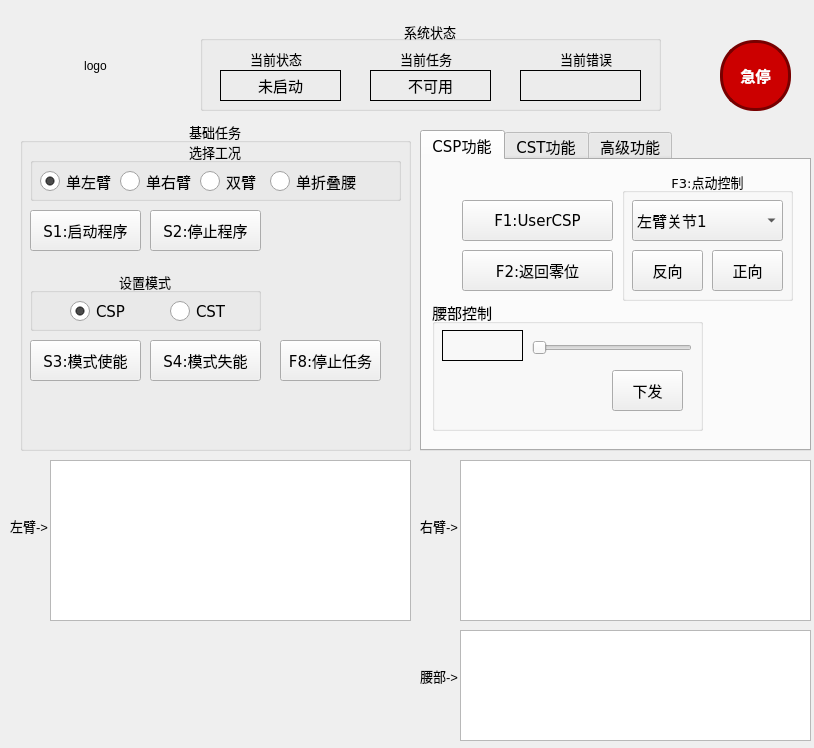
<?xml version="1.0" encoding="UTF-8"?>
<ui version="4.0">
 <class>MainWindow</class>
 <widget class="QMainWindow" name="MainWindow">
  <property name="geometry">
   <rect>
    <x>0</x>
    <y>0</y>
    <width>814</width>
    <height>748</height>
   </rect>
  </property>
  <property name="windowTitle">
   <string>双臂测试程序r1.0</string>
  </property>
  <widget class="QWidget" name="centralwidget">
   <widget class="QTabWidget" name="tabWidget">
    <property name="geometry">
     <rect>
      <x>420</x>
      <y>130</y>
      <width>391</width>
      <height>321</height>
     </rect>
    </property>
    <property name="minimumSize">
     <size>
      <width>0</width>
      <height>200</height>
     </size>
    </property>
    <property name="font">
     <font>
      <family>DejaVu Sans</family>
      <pointsize>11</pointsize>
      <weight>50</weight>
      <bold>false</bold>
     </font>
    </property>
    <property name="currentIndex">
     <number>0</number>
    </property>
    <widget class="QWidget" name="keyboardcontroller">
     <attribute name="title">
      <string>CSP功能</string>
     </attribute>
     <widget class="QGroupBox" name="groupBox_3">
      <property name="geometry">
       <rect>
        <x>200</x>
        <y>10</y>
        <width>171</width>
        <height>131</height>
       </rect>
      </property>
      <property name="font">
       <font>
        <family>DejaVu Sans</family>
        <pointsize>10</pointsize>
        <weight>50</weight>
        <bold>false</bold>
       </font>
      </property>
      <property name="layoutDirection">
       <enum>Qt::LeftToRight</enum>
      </property>
      <property name="title">
       <string>F3:点动控制</string>
      </property>
      <property name="alignment">
       <set>Qt::AlignCenter</set>
      </property>
      <widget class="QComboBox" name="comboBox">
       <property name="geometry">
        <rect>
         <x>10</x>
         <y>30</y>
         <width>151</width>
         <height>41</height>
        </rect>
       </property>
       <property name="font">
        <font>
         <family>DejaVu Sans</family>
         <pointsize>11</pointsize>
         <weight>50</weight>
         <bold>false</bold>
        </font>
       </property>
       <property name="editable">
        <bool>false</bool>
       </property>
       <property name="currentText">
        <string comment="11" extracomment="111">左臂关节1</string>
       </property>
       <item>
        <property name="text">
         <string>左臂关节1</string>
        </property>
       </item>
       <item>
        <property name="text">
         <string>左臂关节2</string>
        </property>
       </item>
       <item>
        <property name="text">
         <string>左臂关节3</string>
        </property>
       </item>
       <item>
        <property name="text">
         <string>左臂关节4</string>
        </property>
       </item>
       <item>
        <property name="text">
         <string>左臂关节5</string>
        </property>
       </item>
       <item>
        <property name="text">
         <string>左臂关节6</string>
        </property>
       </item>
       <item>
        <property name="text">
         <string>左臂关节7</string>
        </property>
       </item>
       <item>
        <property name="text">
         <string>右臂关节1</string>
        </property>
       </item>
       <item>
        <property name="text">
         <string>右臂关节2</string>
        </property>
       </item>
       <item>
        <property name="text">
         <string>右臂关节3</string>
        </property>
       </item>
       <item>
        <property name="text">
         <string>右臂关节4</string>
        </property>
       </item>
       <item>
        <property name="text">
         <string>右臂关节5</string>
        </property>
       </item>
       <item>
        <property name="text">
         <string>右臂关节6</string>
        </property>
       </item>
       <item>
        <property name="text">
         <string>右臂关节7</string>
        </property>
       </item>
       <item>
        <property name="text">
         <string>腰部关节1</string>
        </property>
       </item>
       <item>
        <property name="text">
         <string>腰部关节2</string>
        </property>
       </item>
       <item>
        <property name="text">
         <string>腰部关节3</string>
        </property>
       </item>
       <item>
        <property name="text">
         <string>腰部关节4</string>
        </property>
       </item>
      </widget>
      <widget class="QPushButton" name="btn_reverse">
       <property name="geometry">
        <rect>
         <x>10</x>
         <y>80</y>
         <width>71</width>
         <height>41</height>
        </rect>
       </property>
       <property name="font">
        <font>
         <pointsize>11</pointsize>
        </font>
       </property>
       <property name="text">
        <string>反向</string>
       </property>
      </widget>
      <widget class="QPushButton" name="btn_forward">
       <property name="geometry">
        <rect>
         <x>90</x>
         <y>80</y>
         <width>71</width>
         <height>41</height>
        </rect>
       </property>
       <property name="font">
        <font>
         <pointsize>11</pointsize>
        </font>
       </property>
       <property name="text">
        <string>正向</string>
       </property>
      </widget>
     </widget>
     <widget class="QPushButton" name="btn_f1">
      <property name="geometry">
       <rect>
        <x>40</x>
        <y>40</y>
        <width>151</width>
        <height>41</height>
       </rect>
      </property>
      <property name="font">
       <font>
        <pointsize>11</pointsize>
       </font>
      </property>
      <property name="text">
       <string>F1:UserCSP</string>
      </property>
     </widget>
     <widget class="QPushButton" name="btn_f2">
      <property name="geometry">
       <rect>
        <x>40</x>
        <y>90</y>
        <width>151</width>
        <height>41</height>
       </rect>
      </property>
      <property name="font">
       <font>
        <family>DejaVu Sans</family>
        <pointsize>11</pointsize>
        <weight>50</weight>
        <bold>false</bold>
       </font>
      </property>
      <property name="text">
       <string>F2:返回零位</string>
      </property>
     </widget>
     <widget class="QGroupBox" name="groupBox_2">
      <property name="geometry">
       <rect>
        <x>10</x>
        <y>140</y>
        <width>271</width>
        <height>131</height>
       </rect>
      </property>
      <property name="title">
       <string>腰部控制</string>
      </property>
      <widget class="QSlider" name="waist_target_slider">
       <property name="geometry">
        <rect>
         <x>100</x>
         <y>40</y>
         <width>160</width>
         <height>16</height>
        </rect>
       </property>
       <property name="minimum">
        <number>225</number>
       </property>
       <property name="maximum">
        <number>600</number>
       </property>
       <property name="orientation">
        <enum>Qt::Horizontal</enum>
       </property>
      </widget>
      <widget class="QLabel" name="waist_target_show">
       <property name="geometry">
        <rect>
         <x>10</x>
         <y>30</y>
         <width>81</width>
         <height>31</height>
        </rect>
       </property>
       <property name="font">
        <font>
         <family>DejaVu Sans</family>
         <pointsize>11</pointsize>
         <weight>50</weight>
         <bold>false</bold>
        </font>
       </property>
       <property name="frameShape">
        <enum>QFrame::Box</enum>
       </property>
       <property name="text">
        <string/>
       </property>
       <property name="alignment">
        <set>Qt::AlignCenter</set>
       </property>
      </widget>
      <widget class="QPushButton" name="btn_send_waist_target">
       <property name="geometry">
        <rect>
         <x>180</x>
         <y>70</y>
         <width>71</width>
         <height>41</height>
        </rect>
       </property>
       <property name="font">
        <font>
         <pointsize>11</pointsize>
        </font>
       </property>
       <property name="text">
        <string>下发</string>
       </property>
      </widget>
     </widget>
    </widget>
    <widget class="QWidget" name="tab">
     <attribute name="title">
      <string>CST功能</string>
     </attribute>
     <widget class="QPushButton" name="btn_f4">
      <property name="geometry">
       <rect>
        <x>10</x>
        <y>20</y>
        <width>111</width>
        <height>41</height>
       </rect>
      </property>
      <property name="font">
       <font>
        <pointsize>11</pointsize>
       </font>
      </property>
      <property name="text">
       <string>F4:UserCST</string>
      </property>
     </widget>
     <widget class="QPushButton" name="btn_f6">
      <property name="geometry">
       <rect>
        <x>10</x>
        <y>80</y>
        <width>111</width>
        <height>41</height>
       </rect>
      </property>
      <property name="font">
       <font>
        <pointsize>11</pointsize>
       </font>
      </property>
      <property name="text">
       <string>F6:关节阻抗</string>
      </property>
     </widget>
     <widget class="QCheckBox" name="btn_f5">
      <property name="geometry">
       <rect>
        <x>140</x>
        <y>20</y>
        <width>121</width>
        <height>41</height>
       </rect>
      </property>
      <property name="font">
       <font>
        <pointsize>11</pointsize>
       </font>
      </property>
      <property name="text">
       <string>F5:零力拖动</string>
      </property>
     </widget>
     <widget class="QLabel" name="label_4">
      <property name="geometry">
       <rect>
        <x>10</x>
        <y>130</y>
        <width>251</width>
        <height>41</height>
       </rect>
      </property>
      <property name="font">
       <font>
        <pointsize>9</pointsize>
       </font>
      </property>
      <property name="styleSheet">
       <string notr="true">color: gray;</string>
      </property>
      <property name="text">
       <string>注意：笛卡尔阻抗控制功能
在奇异点附近存在非预期运动</string>
      </property>
      <property name="alignment">
       <set>Qt::AlignCenter</set>
      </property>
     </widget>
     <widget class="QPushButton" name="btn_f7">
      <property name="geometry">
       <rect>
        <x>140</x>
        <y>80</y>
        <width>111</width>
        <height>41</height>
       </rect>
      </property>
      <property name="font">
       <font>
        <pointsize>11</pointsize>
       </font>
      </property>
      <property name="text">
       <string>F7:笛卡尔阻抗</string>
      </property>
     </widget>
    </widget>
    <widget class="QWidget" name="tab_2">
     <attribute name="title">
      <string>高级功能</string>
     </attribute>
     <widget class="QGroupBox" name="groupBox_4">
      <property name="geometry">
       <rect>
        <x>70</x>
        <y>80</y>
        <width>131</width>
        <height>81</height>
       </rect>
      </property>
      <property name="font">
       <font>
        <pointsize>10</pointsize>
       </font>
      </property>
      <property name="title">
       <string>若零位出现漂移</string>
      </property>
      <property name="alignment">
       <set>Qt::AlignCenter</set>
      </property>
      <widget class="QPushButton" name="btn_s5">
       <property name="geometry">
        <rect>
         <x>10</x>
         <y>30</y>
         <width>111</width>
         <height>41</height>
        </rect>
       </property>
       <property name="font">
        <font>
         <family>DejaVu Sans</family>
         <pointsize>11</pointsize>
         <weight>50</weight>
         <bold>false</bold>
        </font>
       </property>
       <property name="text">
        <string>S5:修复零位</string>
       </property>
      </widget>
     </widget>
    </widget>
   </widget>
   <widget class="QTableWidget" name="statusTable_right">
    <property name="geometry">
     <rect>
      <x>460</x>
      <y>460</y>
      <width>351</width>
      <height>161</height>
     </rect>
    </property>
    <property name="minimumSize">
     <size>
      <width>300</width>
      <height>0</height>
     </size>
    </property>
    <property name="font">
     <font>
      <family>DejaVu Sans</family>
      <pointsize>11</pointsize>
      <weight>50</weight>
      <bold>false</bold>
     </font>
    </property>
    <property name="columnCount">
     <number>0</number>
    </property>
   </widget>
   <widget class="QTableWidget" name="statusTable_left">
    <property name="geometry">
     <rect>
      <x>50</x>
      <y>460</y>
      <width>361</width>
      <height>161</height>
     </rect>
    </property>
    <property name="minimumSize">
     <size>
      <width>300</width>
      <height>0</height>
     </size>
    </property>
    <property name="font">
     <font>
      <family>DejaVu Sans</family>
      <pointsize>11</pointsize>
      <weight>50</weight>
      <bold>false</bold>
     </font>
    </property>
    <property name="columnCount">
     <number>0</number>
    </property>
   </widget>
   <widget class="QLabel" name="icon_2">
    <property name="geometry">
     <rect>
      <x>10</x>
      <y>510</y>
      <width>41</width>
      <height>31</height>
     </rect>
    </property>
    <property name="font">
     <font>
      <pointsize>10</pointsize>
     </font>
    </property>
    <property name="text">
     <string>左臂-&gt;</string>
    </property>
   </widget>
   <widget class="QLabel" name="icon_3">
    <property name="geometry">
     <rect>
      <x>420</x>
      <y>510</y>
      <width>41</width>
      <height>31</height>
     </rect>
    </property>
    <property name="font">
     <font>
      <pointsize>10</pointsize>
     </font>
    </property>
    <property name="text">
     <string>右臂-&gt;</string>
    </property>
   </widget>
   <widget class="QGroupBox" name="groupBox">
    <property name="geometry">
     <rect>
      <x>20</x>
      <y>120</y>
      <width>391</width>
      <height>331</height>
     </rect>
    </property>
    <property name="font">
     <font>
      <family>DejaVu Sans</family>
      <pointsize>10</pointsize>
      <weight>50</weight>
      <bold>false</bold>
     </font>
    </property>
    <property name="title">
     <string>基础任务</string>
    </property>
    <property name="alignment">
     <set>Qt::AlignCenter</set>
    </property>
    <widget class="QPushButton" name="btn_s2">
     <property name="geometry">
      <rect>
       <x>130</x>
       <y>90</y>
       <width>111</width>
       <height>41</height>
      </rect>
     </property>
     <property name="font">
      <font>
       <family>DejaVu Sans</family>
       <pointsize>11</pointsize>
       <weight>50</weight>
       <bold>false</bold>
      </font>
     </property>
     <property name="text">
      <string>S2:停止程序</string>
     </property>
    </widget>
    <widget class="QGroupBox" name="groupBox_5">
     <property name="geometry">
      <rect>
       <x>10</x>
       <y>150</y>
       <width>231</width>
       <height>61</height>
      </rect>
     </property>
     <property name="font">
      <font>
       <family>DejaVu Sans</family>
       <pointsize>10</pointsize>
       <weight>50</weight>
       <bold>false</bold>
      </font>
     </property>
     <property name="title">
      <string>设置模式</string>
     </property>
     <property name="alignment">
      <set>Qt::AlignCenter</set>
     </property>
     <widget class="QRadioButton" name="radioButton_CSP">
      <property name="geometry">
       <rect>
        <x>40</x>
        <y>30</y>
        <width>61</width>
        <height>23</height>
       </rect>
      </property>
      <property name="font">
       <font>
        <family>DejaVu Sans</family>
        <pointsize>11</pointsize>
        <weight>50</weight>
        <bold>false</bold>
       </font>
      </property>
      <property name="styleSheet">
       <string notr="true">QRadioButton::indicator {  width: 20px; height: 20px; }</string>
      </property>
      <property name="text">
       <string>CSP</string>
      </property>
      <property name="checked">
       <bool>true</bool>
      </property>
     </widget>
     <widget class="QRadioButton" name="radioButton_CST">
      <property name="geometry">
       <rect>
        <x>140</x>
        <y>30</y>
        <width>61</width>
        <height>23</height>
       </rect>
      </property>
      <property name="font">
       <font>
        <family>DejaVu Sans</family>
        <pointsize>11</pointsize>
        <weight>50</weight>
        <bold>false</bold>
       </font>
      </property>
      <property name="styleSheet">
       <string notr="true">QRadioButton::indicator {  width: 20px; height: 20px; }</string>
      </property>
      <property name="text">
       <string>CST</string>
      </property>
     </widget>
    </widget>
    <widget class="QPushButton" name="btn_s3">
     <property name="geometry">
      <rect>
       <x>10</x>
       <y>220</y>
       <width>111</width>
       <height>41</height>
      </rect>
     </property>
     <property name="font">
      <font>
       <family>DejaVu Sans</family>
       <pointsize>11</pointsize>
       <weight>50</weight>
       <bold>false</bold>
      </font>
     </property>
     <property name="text">
      <string>S3:模式使能</string>
     </property>
    </widget>
    <widget class="QPushButton" name="btn_s4">
     <property name="geometry">
      <rect>
       <x>130</x>
       <y>220</y>
       <width>111</width>
       <height>41</height>
      </rect>
     </property>
     <property name="font">
      <font>
       <family>DejaVu Sans</family>
       <pointsize>11</pointsize>
       <weight>50</weight>
       <bold>false</bold>
      </font>
     </property>
     <property name="text">
      <string>S4:模式失能</string>
     </property>
    </widget>
    <widget class="QPushButton" name="btn_s1">
     <property name="geometry">
      <rect>
       <x>10</x>
       <y>90</y>
       <width>111</width>
       <height>41</height>
      </rect>
     </property>
     <property name="font">
      <font>
       <family>DejaVu Sans</family>
       <pointsize>11</pointsize>
       <weight>50</weight>
       <bold>false</bold>
      </font>
     </property>
     <property name="text">
      <string>S1:启动程序</string>
     </property>
    </widget>
    <widget class="QGroupBox" name="groupBox_10">
     <property name="geometry">
      <rect>
       <x>10</x>
       <y>20</y>
       <width>371</width>
       <height>61</height>
      </rect>
     </property>
     <property name="font">
      <font>
       <family>DejaVu Sans</family>
       <pointsize>10</pointsize>
       <weight>50</weight>
       <bold>false</bold>
      </font>
     </property>
     <property name="title">
      <string>选择工况</string>
     </property>
     <property name="alignment">
      <set>Qt::AlignCenter</set>
     </property>
     <widget class="QRadioButton" name="btn_left_only">
      <property name="geometry">
       <rect>
        <x>10</x>
        <y>30</y>
        <width>71</width>
        <height>23</height>
       </rect>
      </property>
      <property name="font">
       <font>
        <family>DejaVu Sans</family>
        <pointsize>11</pointsize>
        <weight>50</weight>
        <bold>false</bold>
       </font>
      </property>
      <property name="styleSheet">
       <string notr="true">QRadioButton::indicator {  width: 20px; height: 20px; }</string>
      </property>
      <property name="text">
       <string>单左臂</string>
      </property>
      <property name="checked">
       <bool>true</bool>
      </property>
     </widget>
     <widget class="QRadioButton" name="btn_right_only">
      <property name="geometry">
       <rect>
        <x>90</x>
        <y>30</y>
        <width>71</width>
        <height>23</height>
       </rect>
      </property>
      <property name="font">
       <font>
        <family>DejaVu Sans</family>
        <pointsize>11</pointsize>
        <weight>50</weight>
        <bold>false</bold>
       </font>
      </property>
      <property name="styleSheet">
       <string notr="true">QRadioButton::indicator {  width: 20px; height: 20px; }</string>
      </property>
      <property name="text">
       <string>单右臂</string>
      </property>
     </widget>
     <widget class="QRadioButton" name="btn_duo">
      <property name="geometry">
       <rect>
        <x>170</x>
        <y>30</y>
        <width>71</width>
        <height>23</height>
       </rect>
      </property>
      <property name="font">
       <font>
        <family>DejaVu Sans</family>
        <pointsize>11</pointsize>
        <weight>50</weight>
        <bold>false</bold>
       </font>
      </property>
      <property name="styleSheet">
       <string notr="true">QRadioButton::indicator {  width: 20px; height: 20px; }</string>
      </property>
      <property name="text">
       <string>双臂</string>
      </property>
     </widget>
     <widget class="QRadioButton" name="btn_waist_only">
      <property name="geometry">
       <rect>
        <x>240</x>
        <y>30</y>
        <width>91</width>
        <height>23</height>
       </rect>
      </property>
      <property name="font">
       <font>
        <family>DejaVu Sans</family>
        <pointsize>11</pointsize>
        <weight>50</weight>
        <bold>false</bold>
       </font>
      </property>
      <property name="styleSheet">
       <string notr="true">QRadioButton::indicator {  width: 20px; height: 20px; }</string>
      </property>
      <property name="text">
       <string>单折叠腰</string>
      </property>
     </widget>
    </widget>
    <widget class="QPushButton" name="btn_f8">
     <property name="geometry">
      <rect>
       <x>260</x>
       <y>220</y>
       <width>101</width>
       <height>41</height>
      </rect>
     </property>
     <property name="font">
      <font>
       <family>DejaVu Sans</family>
       <pointsize>11</pointsize>
       <weight>50</weight>
       <bold>false</bold>
      </font>
     </property>
     <property name="text">
      <string>F8:停止任务</string>
     </property>
    </widget>
   </widget>
   <widget class="QGroupBox" name="groupBox_6">
    <property name="geometry">
     <rect>
      <x>200</x>
      <y>20</y>
      <width>461</width>
      <height>91</height>
     </rect>
    </property>
    <property name="font">
     <font>
      <pointsize>10</pointsize>
     </font>
    </property>
    <property name="title">
     <string>系统状态</string>
    </property>
    <property name="alignment">
     <set>Qt::AlignCenter</set>
    </property>
    <widget class="QLabel" name="current_mode">
     <property name="geometry">
      <rect>
       <x>20</x>
       <y>50</y>
       <width>121</width>
       <height>31</height>
      </rect>
     </property>
     <property name="font">
      <font>
       <family>DejaVu Sans</family>
       <pointsize>11</pointsize>
       <weight>50</weight>
       <bold>false</bold>
      </font>
     </property>
     <property name="frameShape">
      <enum>QFrame::Box</enum>
     </property>
     <property name="text">
      <string>未启动</string>
     </property>
     <property name="alignment">
      <set>Qt::AlignCenter</set>
     </property>
    </widget>
    <widget class="QLabel" name="label">
     <property name="geometry">
      <rect>
       <x>50</x>
       <y>30</y>
       <width>67</width>
       <height>17</height>
      </rect>
     </property>
     <property name="font">
      <font>
       <pointsize>10</pointsize>
      </font>
     </property>
     <property name="text">
      <string>当前状态</string>
     </property>
    </widget>
    <widget class="QLabel" name="current_mission">
     <property name="geometry">
      <rect>
       <x>170</x>
       <y>50</y>
       <width>121</width>
       <height>31</height>
      </rect>
     </property>
     <property name="font">
      <font>
       <family>DejaVu Sans</family>
       <pointsize>11</pointsize>
       <weight>50</weight>
       <bold>false</bold>
      </font>
     </property>
     <property name="frameShape">
      <enum>QFrame::Box</enum>
     </property>
     <property name="text">
      <string>不可用</string>
     </property>
     <property name="alignment">
      <set>Qt::AlignCenter</set>
     </property>
    </widget>
    <widget class="QLabel" name="label_2">
     <property name="geometry">
      <rect>
       <x>200</x>
       <y>30</y>
       <width>67</width>
       <height>17</height>
      </rect>
     </property>
     <property name="font">
      <font>
       <pointsize>10</pointsize>
      </font>
     </property>
     <property name="text">
      <string>当前任务</string>
     </property>
    </widget>
    <widget class="QLabel" name="current_error">
     <property name="geometry">
      <rect>
       <x>320</x>
       <y>50</y>
       <width>121</width>
       <height>31</height>
      </rect>
     </property>
     <property name="font">
      <font>
       <family>DejaVu Sans</family>
       <pointsize>11</pointsize>
       <weight>50</weight>
       <bold>false</bold>
      </font>
     </property>
     <property name="frameShape">
      <enum>QFrame::Box</enum>
     </property>
     <property name="text">
      <string/>
     </property>
     <property name="alignment">
      <set>Qt::AlignCenter</set>
     </property>
    </widget>
    <widget class="QLabel" name="label_3">
     <property name="geometry">
      <rect>
       <x>360</x>
       <y>30</y>
       <width>67</width>
       <height>17</height>
      </rect>
     </property>
     <property name="font">
      <font>
       <pointsize>10</pointsize>
      </font>
     </property>
     <property name="text">
      <string>当前错误</string>
     </property>
    </widget>
   </widget>
   <widget class="QPushButton" name="btn_e_stop">
    <property name="geometry">
     <rect>
      <x>720</x>
      <y>40</y>
      <width>71</width>
      <height>71</height>
     </rect>
    </property>
    <property name="styleSheet">
     <string notr="true">QPushButton {
    background-color: #cc0000;
    color: white;
    border: 3px solid #770000;
    font-weight: bold;
    font-size: 11pt;
    border-radius: 34px;   
    padding: 0px;

}
QPushButton:pressed {
    background-color: #990000;
    border: 3px solid #550000;
}</string>
    </property>
    <property name="text">
     <string>急停</string>
    </property>
   </widget>
   <widget class="QLabel" name="icon">
    <property name="geometry">
     <rect>
      <x>20</x>
      <y>40</y>
      <width>151</width>
      <height>51</height>
     </rect>
    </property>
    <property name="text">
     <string>logo</string>
    </property>
    <property name="alignment">
     <set>Qt::AlignCenter</set>
    </property>
   </widget>
   <widget class="QTableWidget" name="statusTable_waist">
    <property name="geometry">
     <rect>
      <x>460</x>
      <y>630</y>
      <width>351</width>
      <height>111</height>
     </rect>
    </property>
    <property name="minimumSize">
     <size>
      <width>300</width>
      <height>0</height>
     </size>
    </property>
    <property name="font">
     <font>
      <family>DejaVu Sans</family>
      <pointsize>11</pointsize>
      <weight>50</weight>
      <bold>false</bold>
     </font>
    </property>
    <property name="columnCount">
     <number>0</number>
    </property>
   </widget>
   <widget class="QLabel" name="icon_4">
    <property name="geometry">
     <rect>
      <x>420</x>
      <y>660</y>
      <width>41</width>
      <height>31</height>
     </rect>
    </property>
    <property name="font">
     <font>
      <pointsize>10</pointsize>
     </font>
    </property>
    <property name="text">
     <string>腰部-&gt;</string>
    </property>
   </widget>
  </widget>
 </widget>
 <resources/>
 <connections/>
</ui>
